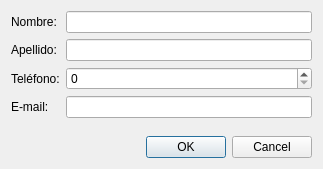
<?xml version="1.0" encoding="UTF-8"?>
<ui version="4.0">
 <class>PersonaDialog</class>
 <widget class="QDialog" name="PersonaDialog">
  <property name="geometry">
   <rect>
    <x>0</x>
    <y>0</y>
    <width>323</width>
    <height>169</height>
   </rect>
  </property>
  <property name="windowTitle">
   <string>Dialog</string>
  </property>
  <layout class="QVBoxLayout" name="verticalLayout">
   <item>
    <layout class="QFormLayout" name="formLayout">
     <item row="0" column="0">
      <widget class="QLabel" name="nombre">
       <property name="text">
        <string>Nombre:</string>
       </property>
      </widget>
     </item>
     <item row="0" column="1">
      <widget class="QLineEdit" name="inNombre"/>
     </item>
     <item row="1" column="0">
      <widget class="QLabel" name="apellid">
       <property name="text">
        <string>Apellido:</string>
       </property>
      </widget>
     </item>
     <item row="1" column="1">
      <widget class="QLineEdit" name="inApellido"/>
     </item>
     <item row="2" column="0">
      <widget class="QLabel" name="telefono">
       <property name="text">
        <string>Teléfono:</string>
       </property>
      </widget>
     </item>
     <item row="3" column="0">
      <widget class="QLabel" name="email">
       <property name="text">
        <string>E-mail:</string>
       </property>
      </widget>
     </item>
     <item row="3" column="1">
      <widget class="QLineEdit" name="inEmail"/>
     </item>
     <item row="2" column="1">
      <widget class="QSpinBox" name="inTelefono">
       <property name="maximum">
        <number>999999999</number>
       </property>
      </widget>
     </item>
    </layout>
   </item>
   <item>
    <widget class="QDialogButtonBox" name="buttonBox">
     <property name="standardButtons">
      <set>QDialogButtonBox::Cancel|QDialogButtonBox::Ok</set>
     </property>
    </widget>
   </item>
  </layout>
 </widget>
 <resources/>
 <connections/>
</ui>
